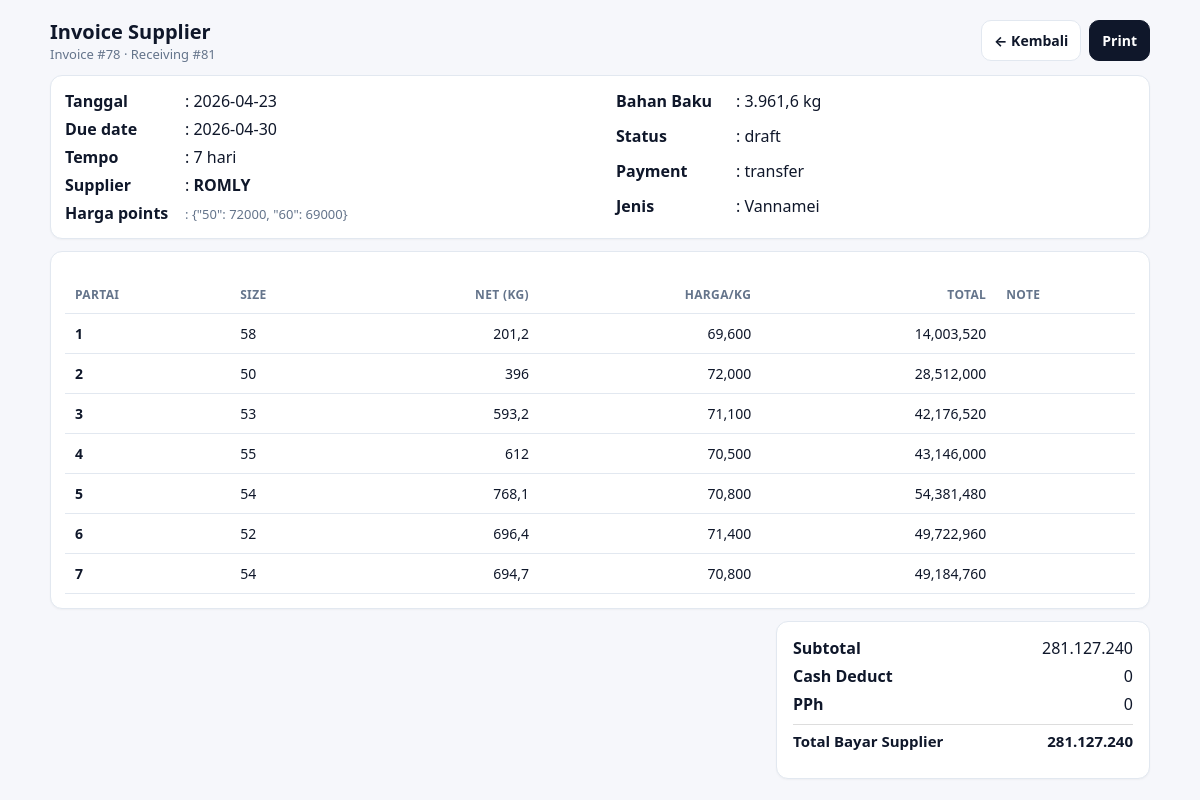
The app's page /invoice/view/78 with its own data.
### tables this page shows
CREATE TABLE invoice_header (
            id INTEGER PRIMARY KEY AUTOINCREMENT,

            receiving_id INTEGER NOT NULL UNIQUE, -- 1 receiving = 1 invoice
            tanggal TEXT NOT NULL DEFAULT (date('now','localtime')),
            supplier TEXT NOT NULL,
            price_points_json TEXT NOT NULL,
            payment_type TEXT NOT NULL
                CHECK (payment_type IN ('cash','transfer')),
            tempo_hari INTEGER DEFAULT 0,
            due_date TEXT,

            -- Cash deduct per kg (hanya berlaku kalau cash)
            cash_deduct_per_kg_rp INTEGER DEFAULT 0,
            cash_deduct_total_rp INTEGER DEFAULT 0,
            -- PPh (siap dipakai nanti, 0.25% = 25)
            pph_rate_bp INTEGER DEFAULT 0,
            pph_amount_rp INTEGER DEFAULT 0,
            -- Total Supplier
            subtotal_rp INTEGER DEFAULT 0,
            total_payable_rp INTEGER DEFAULT 0,
            total_paid_g INTEGER DEFAULT 0,
            status TEXT DEFAULT 'draft'
                CHECK (status IN ('draft','issued','paid','void')),
            created_at TEXT DEFAULT (datetime('now','localtime')), note TEXT, grade_prices_json TEXT,
            FOREIGN KEY(receiving_id)
                REFERENCES receiving_header(id)
                ON DELETE CASCADE
        );

CREATE TABLE receiving_header (
            id INTEGER PRIMARY KEY AUTOINCREMENT,
            receiving_no INTEGER NOT NULL UNIQUE,
            tanggal TEXT NOT NULL,
            supplier TEXT NOT NULL,
            jenis TEXT NOT NULL,
            fiber REAL DEFAULT 0,
            created_at TEXT DEFAULT (datetime('now','localtime'))
        );

CREATE TABLE invoice_line (
            id INTEGER PRIMARY KEY AUTOINCREMENT,

            invoice_id INTEGER NOT NULL,
            receiving_item_id INTEGER NOT NULL UNIQUE,

            partai_no INTEGER NOT NULL,

            -- Simpan gram supaya presisi (anti float)
            net_g INTEGER NOT NULL,
            paid_g INTEGER NOT NULL,
            round_size INTEGER,
            price_per_kg_rp INTEGER NOT NULL,
            line_total_rp INTEGER NOT NULL,
            note TEXT,

            FOREIGN KEY(invoice_id)
                REFERENCES invoice_header(id)
                ON DELETE CASCADE,

            FOREIGN KEY(receiving_item_id)
                REFERENCES receiving_item(id)
                ON DELETE CASCADE
        );

### invoice/routes.py (the view)
@invoice_bp.route("/view/<int:invoice_id>", methods=["GET"])
def invoice_view(invoice_id):
    h = repo.get_invoice_header(invoice_id)
    if not h:
        return "Invoice tidak ditemukan", 404
    rh = repo.fetch_receiving_header(h["receiving_id"])
    jenis = (rh.get("jenis") or "").strip().lower() if rh else ""
    lines = repo.fetch_invoice_lines(invoice_id)
    return render_template("invoice/detail.html", header=h, lines=lines, jenis=jenis)

### helpers/db.py (called while the page is built)
def get_conn():
    conn = sqlite3.connect(DB_PATH, timeout=30)
    conn.row_factory = sqlite3.Row
    conn.execute("PRAGMA foreign_keys = ON;")
    conn.execute("PRAGMA journal_mode = WAL;")
    return conn

### invoice/repository.py (called while the page is built)
def fetch_receiving_header(receiving_id):
    conn = get_conn()
    try:
        row = conn.execute("SELECT * FROM receiving_header WHERE id=?", (receiving_id,)).fetchone()
        return dict(row) if row else None
    finally:
        conn.close()

def get_invoice_header(invoice_id):
    conn = get_conn()
    try:
        row = conn.execute("SELECT * FROM invoice_header WHERE id=?", (invoice_id,)).fetchone()
        return dict(row) if row else None
    finally:
        conn.close()

def fetch_invoice_lines(invoice_id):
    conn = get_conn()
    try:
        rows = conn.execute("""
            SELECT il.*
            FROM invoice_line il
            WHERE il.invoice_id = ?
            ORDER BY il.partai_no ASC, il.id ASC
        """, (invoice_id,)).fetchall()
        return [dict(r) for r in rows]
    finally:
        conn.close()

### templates/invoice/detail.html (shortened to what this page needs)
<!doctype html>
<html lang="id">
<head>
</head>
<body>
<div class="wrap">
  <div class="top">
    <div>
      <h2>Invoice Supplier</h2>
      <div class="muted">Invoice #{{ header.id }} · Receiving #{{ header.receiving_id }}</div>
    </div>
    <div style="display:flex;gap:8px;flex-wrap:wrap;justify-content:flex-end;">
    <a class="btn btn-secondary" href="{{ url_for('invoice.invoice_list') }}">← Kembali</a>
      <a class="btn btn-primary" href="#" onclick="window.print();return false;">Print</a>
    </div>
  </div>
  <div class="card">
  <div class="inv-grid">
    <div class="inv-col">
      <div class="inv-row">
        <div class="inv-label">Tanggal     </div>
        <div class="inv-val">: {{ header.tanggal }}</div>
      </div>
      <div class="inv-row">
        <div class="inv-label">Due date</div>
        <div class="inv-val">: {{ header.due_date or "-" }}</div>
      </div>
      <div class="inv-row">
        <div class="inv-label">Tempo</div>
        <div class="inv-val">: {{ header.tempo_hari or 0 }} hari</div>
      </div>
      <div class="inv-row">
        <div class="inv-label">Supplier</div>
        <div class="inv-val">: <b> {{ header.supplier }}</b></div>
      </div>
      <div class="inv-row">
        <div class="inv-label">Harga points</div>
        <div class="inv-val muted">: {{ header.price_points_json or "{}" }}</div>
      </div>
    </div>
    <div class="inv-col">
      {% set val = (header.total_paid_g or 0)/1000 %}
      {% set s = "{:,.1f}".format(val).replace(",", "X").replace(".", ",").replace("X", ".") %}
      <div class="inv-row">
        <div class="inv-label">Bahan Baku</div>
        <div class="inv-val">: {{ s.rstrip("0").rstrip(",") }} kg</div>
      </div>
      <div class="inv-row">
        <div class="inv-label">Status</div>
        <div class="inv-val">: {{ header.status }}</div>
      </div>
      <div class="inv-row">
        <div class="inv-label">Payment</div>
        <div class="inv-val">: {{ header.payment_type }}</div>
      </div>
      <div class="inv-row">
        <div class="inv-label">Jenis</div>
        <div class="inv-val">: {{ jenis|capitalize }}</div>
      </div>
    </div>
  </div>
</div>
  <div class="card" style="margin-top:12px; overflow:auto;">
    <table>
      <thead>
        <tr>
          <th>Partai</th>
          <th>Size</th>
          <th class="right">Net (kg)</th>
          <th class="right">Harga/kg</th>
          <th class="right">Total</th>
          <th>Note</th>
        </tr>
      </thead>
      <tbody>
        {% for r in lines %}
        <tr>
          <td><b>{{ r.partai_no }}</b></td>
          <td class="center">
            {% if jenis == "kupasan" %}
              {{ (r.kategori_kupasan or "-")|lower }}
            {% else %}
              {{ r.round_size or "-" }}
            {% endif %}
          </td>
              {% set val = (r.net_g or 0)/1000 %}
              {% set s = "{:,.1f}".format(val)
               .replace(",", "X")
               .replace(".", ",")
               .replace("X", ".") %}
          <td class="right">
              {{ s.rstrip("0").rstrip(",") }}
          </td>
          <td class="right">{{ "{:,}".format(r.price_override_per_kg_rp or r.price_per_kg_rp) }}</td>
          <td class="right">{{ "{:,}".format(r.line_total_rp or 0) }}</td>
          <td>{{ r.note or "" }}</td>
        </tr>
        {% endfor %}
      </tbody>
    </table>
  </div>
  <div class="card summary-box" style="margin-top:12px;">
  <div class="sum-row">
    <div class="sum-label">Subtotal</div>
    <div class="sum-value">
      {{ "{:,}".format(header.subtotal_rp or 0).replace(",", ".") }}
    </div>
  </div>
  <div class="sum-row">
    <div class="sum-label">Cash Deduct</div>
    <div class="sum-value">
      {{ "{:,}".format(header.cash_deduct_total_rp or 0).replace(",", ".") }}
    </div>
  </div>
  <div class="sum-row">
    <div class="sum-label">PPh</div>
    <div class="sum-value">
      {{ "{:,}".format(header.pph_amount_rp or 0).replace(",", ".") }}
    </div>
  </div>
  <div class="sum-row total-row">
    <div class="sum-label">Total Bayar Supplier</div>
    <div class="sum-value">
      {{ "{:,}".format(header.total_payable_rp or 0).replace(",", ".") }}
    </div>
  </div>
  <div class="sum-row" style="margin-top:6px;">
    </div>
  </div>
</div>
</body>
</html>

### templates/invoice/detail.html (style rules this page uses)
:root { --bg:#f6f7fb;--card:#fff;--text:#0f172a;--muted:#64748b;--border:#e2e8f0;--btn:#0f172a }
body { margin:0;font-family:system-ui,-apple-system,Segoe UI,Roboto,Arial;background:var(--bg);color:var(--text) }
.wrap { max-width:1100px;margin:18px auto;padding:0 14px }
.top { display:flex;justify-content:space-between;align-items:center;gap:10px;margin-bottom:12px }
h2 { margin:0;font-size:20px }
.muted { color:var(--muted);font-size:13px }
.card { background:var(--card);border:1px solid var(--border);border-radius:12px;padding:14px;box-shadow:0 1px 2px rgba(0,0,0,.04) }
.btn { display:inline-block;padding:10px 12px;border-radius:10px;border:1px solid var(--border);text-decoration:none;font-weight:700;font-size:14px;background:#fff;color:var(--text) }
.btn-primary { background:var(--btn);color:#fff;border-color:var(--btn) }
table { width:100%;border-collapse:collapse;margin-top:10px }
th,td { border-bottom:1px solid var(--border);padding:10px;text-align:left;font-size:14px;vertical-align:top }
th { font-size:12px;color:var(--muted);text-transform:uppercase;letter-spacing:.03em }
.right { text-align:right }
.summary-box { width: 340px; margin-left: auto; padding: 12px 16px; }
.sum-row { display: grid; grid-template-columns: 1fr auto; padding: 3px 0; }
.sum-label { text-align: left; font-weight: 600; }
.sum-value { text-align: right; font-variant-numeric: tabular-nums; }
.total-row { margin-top: 6px; padding-top: 6px; border-top: 1px solid #ddd; font-weight: 800; font-size: 15px; }
.inv-grid { display: grid; grid-template-columns: 1fr 1fr; gap: 32px; }
.inv-col { display: grid; gap: 6px; }
.inv-row { display: grid; grid-template-columns: 120px 1fr; align-items: baseline; }
.inv-label { font-weight: 700; }
.inv-val { font-variant-numeric: tabular-nums; }

### records on screen
invoice_header: id "78", receiving_id "81", tanggal "2026-04-23", due_date "2026-04-30", tempo_hari "7", supplier "ROMLY", price_points_json "{\"50\": 72000, \"60\": 69000}", status "draft", payment_type "transfer", subtotal_rp "281.127.240", cash_deduct_total_rp "0", pph_amount_rp "0", total_payable_rp "281.127.240"
receiving_header: jenis "Vannamei"
invoice_line: partai_no "1", round_size "58", rstrip "201,2", price_per_kg_rp "69,600", line_total_rp "14,003,520"
invoice_line: partai_no "2", round_size "50", rstrip "396", price_per_kg_rp "72,000", line_total_rp "28,512,000"
invoice_line: partai_no "3", round_size "53", rstrip "593,2", price_per_kg_rp "71,100", line_total_rp "42,176,520"
invoice_line: partai_no "4", round_size "55", rstrip "612", price_per_kg_rp "70,500", line_total_rp "43,146,000"
invoice_line: partai_no "5", round_size "54", rstrip "768,1", price_per_kg_rp "70,800", line_total_rp "54,381,480"
invoice_line: partai_no "6", round_size "52", rstrip "696,4", price_per_kg_rp "71,400", line_total_rp "49,722,960"
invoice_line: partai_no "7", round_size "54", rstrip "694,7", price_per_kg_rp "70,800", line_total_rp "49,184,760"

### other values on screen
{{ s.rstrip("0").rstrip(",") }} "3.961,6"
